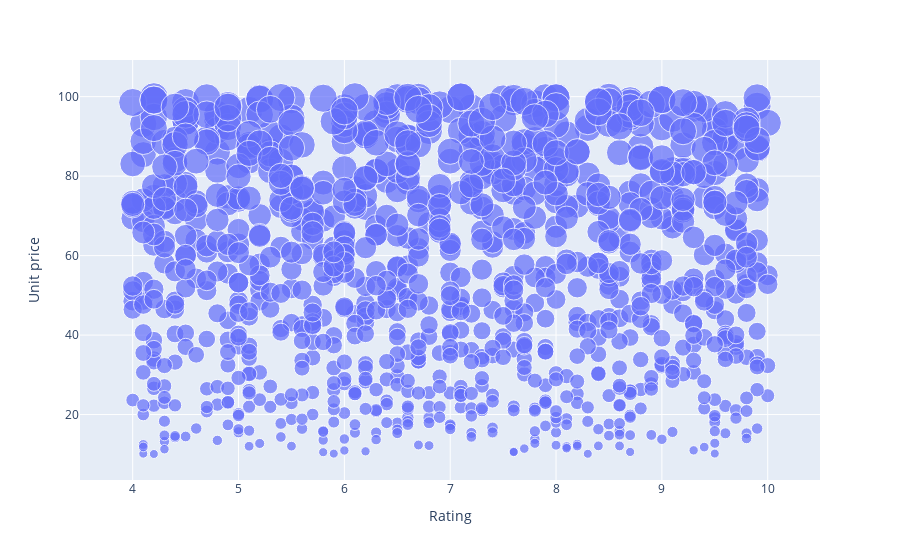

Here is the notebook cell this chart was saved with:
### Code cell
fig=pe.scatter(dataa,x='Rating',y='Unit price',size='Unit price')
fig.show()

### Figure 1 — Plotly figure (JSON) as saved in the notebook; plotly's stock layout.template omitted (floating-point values rounded to 4 significant figures; data arrays with more than 128 entries replaced by an {"elided": "..."} marker saying what was removed)
{"data": [{"hovertemplate": "Rating=%{x}<br>Unit price=%{marker.size}<extra></extra>", "legendgroup": "", "marker": {"color": "#636efa", "size": {"elided": "1000 float values"}, "sizemode": "area", "sizeref": 0.2499, "symbol": "circle"}, "mode": "markers", "name": "", "orientation": "v", "showlegend": false, "type": "scatter", "x": {"elided": "1000 float values"}, "xaxis": "x", "y": {"elided": "1000 float values"}, "yaxis": "y"}], "layout": {"legend": {"itemsizing": "constant", "tracegroupgap": 0}, "margin": {"t": 60}, "xaxis": {"anchor": "y", "domain": [0, 1], "title": {"text": "Rating"}}, "yaxis": {"anchor": "x", "domain": [0, 1], "title": {"text": "Unit price"}}}}
